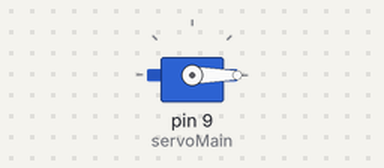
Bench run of a sketch on a simulated Arduino Uno, built with avr-gcc and run on an emulated ATmega328P. On the bench: servo.

Above: at 0.05 s.
Timing chart, 0 to 3.0 s (numbered marks = the images above):
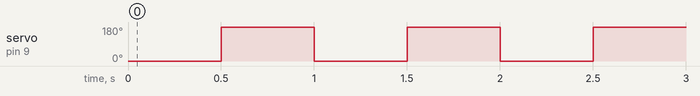

Measured:
- by itself, servo on pin 9 (servoMain): alternates 180° for 0.50 s and 0° for 0.50 s

The sketch:

servo.ino
```cpp
#include <Servo.h>
Servo servoMain;
void setup(){
  servoMain.attach(9);
}
void loop(){
  servoMain.write(0);
  delay(500);
  servoMain.write(180);
  delay(500);

}
```
